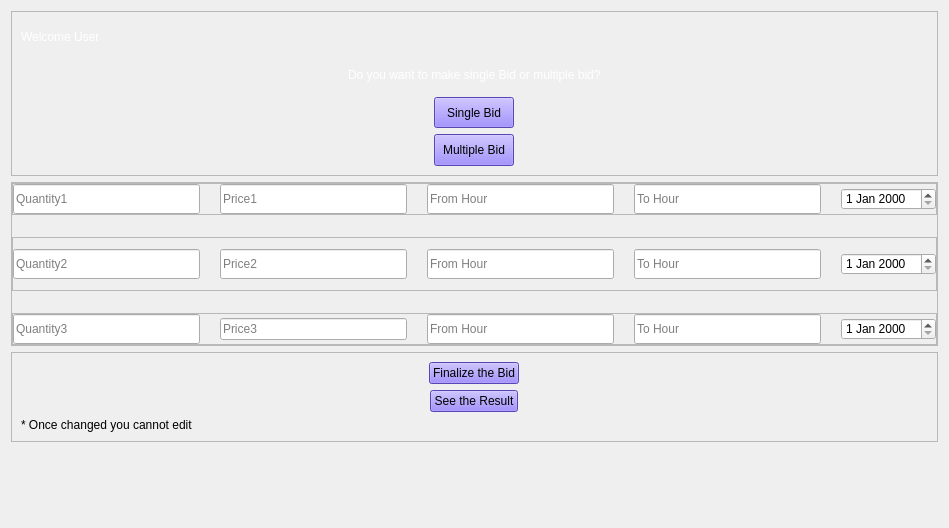
<?xml version="1.0" encoding="UTF-8"?>
<ui version="4.0">
 <class>QWidget</class>
 <widget class="QWidget" name="QWidget">
  <property name="geometry">
   <rect>
    <x>0</x>
    <y>0</y>
    <width>949</width>
    <height>528</height>
   </rect>
  </property>
  <property name="windowTitle">
   <string>Form</string>
  </property>
  <property name="styleSheet">
   <string notr="true">#YesButton,#NoButton,#FinalButton,#SeeResultButton{
background-color: rgb(123,97,255)
}</string>
  </property>
  <layout class="QVBoxLayout" name="verticalLayout_4">
   <item>
    <widget class="QFrame" name="fr4">
     <property name="styleSheet">
      <string notr="true">#Welcome,#Text{
color: rgb(255,255,255)
}</string>
     </property>
     <property name="frameShape">
      <enum>QFrame::StyledPanel</enum>
     </property>
     <property name="frameShadow">
      <enum>QFrame::Raised</enum>
     </property>
     <layout class="QVBoxLayout" name="verticalLayout_3">
      <item>
       <widget class="QLabel" name="Welcome">
        <property name="text">
         <string>Welcome User</string>
        </property>
       </widget>
      </item>
      <item alignment="Qt::AlignHCenter">
       <widget class="QLabel" name="Text">
        <property name="text">
         <string>Do you want to make single Bid or multiple bid?</string>
        </property>
       </widget>
      </item>
      <item alignment="Qt::AlignHCenter">
       <widget class="QPushButton" name="NoButton">
        <property name="maximumSize">
         <size>
          <width>500</width>
          <height>500</height>
         </size>
        </property>
        <property name="text">
         <string>Single Bid</string>
        </property>
       </widget>
      </item>
      <item alignment="Qt::AlignHCenter">
       <widget class="QPushButton" name="YesButton">
        <property name="maximumSize">
         <size>
          <width>500</width>
          <height>500</height>
         </size>
        </property>
        <property name="text">
         <string>Multiple Bid</string>
        </property>
       </widget>
      </item>
     </layout>
    </widget>
   </item>
   <item>
    <widget class="QFrame" name="frame_2">
     <property name="styleSheet">
      <string notr="true"/>
     </property>
     <property name="frameShape">
      <enum>QFrame::StyledPanel</enum>
     </property>
     <property name="frameShadow">
      <enum>QFrame::Raised</enum>
     </property>
     <layout class="QVBoxLayout" name="verticalLayout">
      <property name="spacing">
       <number>0</number>
      </property>
      <property name="leftMargin">
       <number>0</number>
      </property>
      <property name="topMargin">
       <number>0</number>
      </property>
      <property name="rightMargin">
       <number>0</number>
      </property>
      <property name="bottomMargin">
       <number>0</number>
      </property>
      <item alignment="Qt::AlignTop">
       <widget class="QFrame" name="frame">
        <property name="frameShape">
         <enum>QFrame::StyledPanel</enum>
        </property>
        <property name="frameShadow">
         <enum>QFrame::Raised</enum>
        </property>
        <layout class="QHBoxLayout" name="horizontalLayout">
         <property name="spacing">
          <number>20</number>
         </property>
         <property name="leftMargin">
          <number>0</number>
         </property>
         <property name="topMargin">
          <number>0</number>
         </property>
         <property name="rightMargin">
          <number>0</number>
         </property>
         <property name="bottomMargin">
          <number>0</number>
         </property>
         <item>
          <widget class="QLineEdit" name="Quantity1">
           <property name="minimumSize">
            <size>
             <width>0</width>
             <height>30</height>
            </size>
           </property>
           <property name="placeholderText">
            <string>Quantity1</string>
           </property>
          </widget>
         </item>
         <item>
          <widget class="QLineEdit" name="Price1">
           <property name="minimumSize">
            <size>
             <width>0</width>
             <height>30</height>
            </size>
           </property>
           <property name="placeholderText">
            <string>Price1</string>
           </property>
          </widget>
         </item>
         <item>
          <widget class="QLineEdit" name="From1">
           <property name="enabled">
            <bool>true</bool>
           </property>
           <property name="minimumSize">
            <size>
             <width>0</width>
             <height>30</height>
            </size>
           </property>
           <property name="placeholderText">
            <string>From Hour</string>
           </property>
          </widget>
         </item>
         <item>
          <widget class="QLineEdit" name="To1">
           <property name="minimumSize">
            <size>
             <width>0</width>
             <height>30</height>
            </size>
           </property>
           <property name="placeholderText">
            <string>To Hour</string>
           </property>
          </widget>
         </item>
         <item>
          <widget class="QDateEdit" name="Date1"/>
         </item>
        </layout>
       </widget>
      </item>
      <item>
       <widget class="QFrame" name="fr6">
        <property name="frameShape">
         <enum>QFrame::StyledPanel</enum>
        </property>
        <property name="frameShadow">
         <enum>QFrame::Raised</enum>
        </property>
        <layout class="QHBoxLayout" name="horizontalLayout_2">
         <property name="spacing">
          <number>20</number>
         </property>
         <property name="leftMargin">
          <number>0</number>
         </property>
         <property name="topMargin">
          <number>0</number>
         </property>
         <property name="rightMargin">
          <number>0</number>
         </property>
         <property name="bottomMargin">
          <number>0</number>
         </property>
         <item>
          <widget class="QLineEdit" name="Quantity2">
           <property name="minimumSize">
            <size>
             <width>0</width>
             <height>30</height>
            </size>
           </property>
           <property name="placeholderText">
            <string>Quantity2</string>
           </property>
          </widget>
         </item>
         <item>
          <widget class="QLineEdit" name="Price2">
           <property name="minimumSize">
            <size>
             <width>0</width>
             <height>30</height>
            </size>
           </property>
           <property name="placeholderText">
            <string>Price2</string>
           </property>
          </widget>
         </item>
         <item>
          <widget class="QLineEdit" name="From2">
           <property name="minimumSize">
            <size>
             <width>0</width>
             <height>30</height>
            </size>
           </property>
           <property name="placeholderText">
            <string>From Hour</string>
           </property>
          </widget>
         </item>
         <item>
          <widget class="QLineEdit" name="To2">
           <property name="minimumSize">
            <size>
             <width>0</width>
             <height>30</height>
            </size>
           </property>
           <property name="placeholderText">
            <string>To Hour</string>
           </property>
          </widget>
         </item>
         <item>
          <widget class="QDateEdit" name="Date2"/>
         </item>
        </layout>
       </widget>
      </item>
      <item alignment="Qt::AlignBottom">
       <widget class="QFrame" name="fr5">
        <property name="frameShape">
         <enum>QFrame::StyledPanel</enum>
        </property>
        <property name="frameShadow">
         <enum>QFrame::Raised</enum>
        </property>
        <layout class="QHBoxLayout" name="horizontalLayout_3">
         <property name="spacing">
          <number>20</number>
         </property>
         <property name="leftMargin">
          <number>0</number>
         </property>
         <property name="topMargin">
          <number>0</number>
         </property>
         <property name="rightMargin">
          <number>0</number>
         </property>
         <property name="bottomMargin">
          <number>0</number>
         </property>
         <item>
          <widget class="QLineEdit" name="Quantity3">
           <property name="minimumSize">
            <size>
             <width>0</width>
             <height>30</height>
            </size>
           </property>
           <property name="placeholderText">
            <string>Quantity3</string>
           </property>
          </widget>
         </item>
         <item>
          <widget class="QLineEdit" name="Price3">
           <property name="placeholderText">
            <string>Price3</string>
           </property>
          </widget>
         </item>
         <item>
          <widget class="QLineEdit" name="From3">
           <property name="minimumSize">
            <size>
             <width>0</width>
             <height>30</height>
            </size>
           </property>
           <property name="placeholderText">
            <string>From Hour</string>
           </property>
          </widget>
         </item>
         <item>
          <widget class="QLineEdit" name="To3">
           <property name="minimumSize">
            <size>
             <width>0</width>
             <height>30</height>
            </size>
           </property>
           <property name="placeholderText">
            <string>To Hour</string>
           </property>
          </widget>
         </item>
         <item>
          <widget class="QDateEdit" name="Date3"/>
         </item>
        </layout>
       </widget>
      </item>
     </layout>
    </widget>
   </item>
   <item alignment="Qt::AlignTop">
    <widget class="QFrame" name="fr3">
     <property name="frameShape">
      <enum>QFrame::StyledPanel</enum>
     </property>
     <property name="frameShadow">
      <enum>QFrame::Raised</enum>
     </property>
     <layout class="QVBoxLayout" name="verticalLayout_2">
      <item alignment="Qt::AlignHCenter">
       <widget class="QPushButton" name="FinalButton">
        <property name="maximumSize">
         <size>
          <width>500</width>
          <height>500</height>
         </size>
        </property>
        <property name="text">
         <string>Finalize the Bid</string>
        </property>
       </widget>
      </item>
      <item alignment="Qt::AlignHCenter">
       <widget class="QPushButton" name="SeeResultButton">
        <property name="maximumSize">
         <size>
          <width>500</width>
          <height>500</height>
         </size>
        </property>
        <property name="text">
         <string>See the Result</string>
        </property>
       </widget>
      </item>
      <item>
       <widget class="QLabel" name="label_2">
        <property name="text">
         <string>* Once changed you cannot edit</string>
        </property>
       </widget>
      </item>
     </layout>
    </widget>
   </item>
  </layout>
 </widget>
 <resources/>
 <connections/>
</ui>
